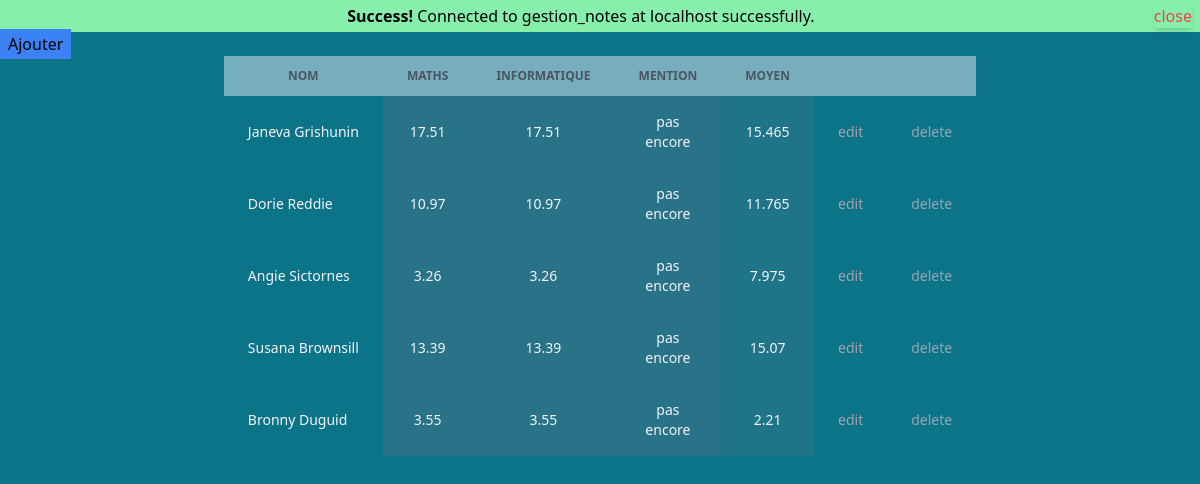
Screenshot of /test_db.php with the database file from the repository.
### tables this page shows
CREATE TABLE IF NOT EXISTS Etudiant (
    id INT AUTO_INCREMENT,
    nom VARCHAR(255) NOT NULL,
    maths FLOAT NOT NULL,
    info FLOAT NOT NULL,
    PRIMARY KEY (id)
);

### public_html/pdoconfig.php (called while the page is built, shortened)
<?php
$host = 'localhost';
$dbname = 'gestion_notes';

### test_db.php (the view, shortened to what this page needs)
<?php
include 'public_html/databaseconnect.php';
$stmt = $conn->query("SELECT * FROM Etudiant");
$stmt->fetch(PDO::FETCH_ASSOC);
?>
<!DOCTYPE html>
<html lang="en">
<head>
    <link rel="stylesheet" href="style.css">
</head>
<body>
    <a href="?new=true" class="px-2 py-1 bg-blue-500">Ajouter</a>
    <table class="w-full text-sm text-left  text-gray-400 sm:w-1/2 mx-auto">
        <thead class="text-xs bg-slate-200/50 uppercase  text-gray-600">
            <tr>
                <th scope="col" class="px-6 py-3 text-center">
                    Nom
                </th>
                <th scope="col" class="px-6 py-3 text-center">
                    Maths
                </th>
                <th scope="col" class="px-6 py-3 text-center">
                    informatique
                </th>
                <th scope="col" class="px-6 py-3 text-center">
                    mention
                </th>
                <th scope="col" class="px-6 py-3 text-center">
                    Moyen
                </th>
                <th scope="col" class="px-6 py-3">
                </th>
                <th scope="col" class="px-6 py-3">
                </th>
            </tr>
        </thead>
        <tbody>
            <?php
            while ($row = $stmt->fetch(PDO::FETCH_ASSOC)) {
            ?>
                <tr class="bg-brand/20">
                    <th scope="row" class="px-6 py-4 font-medium text-gray-100  whitespace-nowrap">
                        <?php echo $row['nom']; ?>
                    </th>
                    <td class="px-6 py-4 text-gray-100 bg-gray-500/30 text-center">
                        <?php echo $row['info']; ?>
                    </td>
                    <td class="px-6 py-4 text-gray-100 bg-gray-500/30 text-center">
                        <?php echo $row['info']; ?>
                    </td>
                    <td class="px-6 py-4 text-gray-100 bg-gray-500/30 text-center">
                        <?php echo 'pas encore'; ?>
                    </td>
                    <td class="px-6 py-4 text-gray-100 bg-gray-500/20 text-center">
                        <?php echo ($row['maths'] + $row["info"]) / 2; ?>
                    </td>
                    <td class="px-6 py-4">
                        <?php
                        echo '<a href="?edit=' . $row['id'] . '">edit</a>
';
                        ?>
                    </td>
                    <td class="px-6 py-4 text-right">
                        <?php
                        echo '<a href="?delete=' . $row['id'] . '">delete</a>
';
                        ?>
                    </td>
                </tr>
            <?php } ?>
        </tbody>
    </table>
</body>
</html>

### public_html/databaseconnect.php (shortened to what this page needs)
<?php
require_once 'public_html/pdoconfig.php';
try {
    if ($_SESSION["visited"] != 1) {
        echo "
    <div class='bg-green-300 text-center px-2 py-1'>
        <strong>Success!</strong> Connected to $dbname at $host successfully."; ?>
        <button class='text-red-500 float-right ' onclick="this.parentElement.style.display='none';">close</button><?php
                                                                                                                    echo "</div>";
                                                                                                                }
                                                                                                            } catch (PDOException $pe) {
                                                                                                                die("Could not connect to the database  $dbname :" . $pe->getMessage());
                                                                                                            }

### style.css (style rules this page uses)
html { line-height: 1.5; -webkit-text-size-adjust: 100%; -moz-tab-size: 4; -o-tab-size: 4; tab-size: 4; font-family: ui-sans-serif, system-ui, -apple-system, BlinkMacSystemFont, "Segoe UI", Roboto, "Helvetica Neue", Arial, "Noto Sans", sans-serif, "Apple Color Emoji", "Segoe UI Emoji", "Segoe UI Symbol", "Noto Color Emoji"; }
body { margin: 0; line-height: inherit; }
a { color: inherit; text-decoration: inherit; }
b, strong { font-weight: bolder; }
table { text-indent: 0; border-color: inherit; border-collapse: collapse; }
button, input, optgroup, select, textarea { font-family: inherit; font-size: 100%; line-height: inherit; color: inherit; margin: 0; padding: 0; }
button, select { text-transform: none; }
button, [type='button'], [type='reset'], [type='submit'] { -webkit-appearance: button; background-color: transparent; background-image: none; }
button, [role="button"] { cursor: pointer; }
body { --tw-bg-opacity: 1; background-color: rgb(12 116 137 / var(--tw-bg-opacity)); }
button { --tw-shadow: 0 4px 6px -1px rgb(0 0 0 / 0.1), 0 2px 4px -2px rgb(0 0 0 / 0.1); --tw-shadow-colored: 0 4px 6px -1px var(--tw-shadow-color), 0 2px 4px -2px var(--tw-shadow-color); box-shadow: var(--tw-ring-offset-shadow, 0 0 #0000), var(--tw-ring-shadow, 0 0 #0000), var(--tw-shadow); }
.float-right { float: right; }
.mx-auto { margin-left: auto; margin-right: auto; }
.w-full { width: 100%; }
.whitespace-nowrap { white-space: nowrap; }
.bg-slate-200\/50 { background-color: rgb(226 232 240 / 0.5); }
.bg-brand\/20 { background-color: rgb(12 116 137 / 0.2); }
.bg-gray-500\/20 { background-color: rgb(107 114 128 / 0.2); }
.bg-gray-500\/30 { background-color: rgb(107 114 128 / 0.3); }
.bg-green-300 { --tw-bg-opacity: 1; background-color: rgb(134 239 172 / var(--tw-bg-opacity)); }
.bg-blue-500 { --tw-bg-opacity: 1; background-color: rgb(59 130 246 / var(--tw-bg-opacity)); }
.px-6 { padding-left: 1.5rem; padding-right: 1.5rem; }
.px-2 { padding-left: 0.5rem; padding-right: 0.5rem; }
.py-1 { padding-top: 0.25rem; padding-bottom: 0.25rem; }
.py-3 { padding-top: 0.75rem; padding-bottom: 0.75rem; }
.py-4 { padding-top: 1rem; padding-bottom: 1rem; }
.text-left { text-align: left; }
.text-center { text-align: center; }
.text-right { text-align: right; }
.text-sm { font-size: 0.875rem; line-height: 1.25rem; }
.text-xs { font-size: 0.75rem; line-height: 1rem; }
.font-medium { font-weight: 500; }
.uppercase { text-transform: uppercase; }
.text-gray-600 { --tw-text-opacity: 1; color: rgb(75 85 99 / var(--tw-text-opacity)); }
.text-gray-400 { --tw-text-opacity: 1; color: rgb(156 163 175 / var(--tw-text-opacity)); }
.text-gray-100 { --tw-text-opacity: 1; color: rgb(243 244 246 / var(--tw-text-opacity)); }
.text-red-500 { --tw-text-opacity: 1; color: rgb(239 68 68 / var(--tw-text-opacity)); }
@media (min-width: 640px) { .sm\:w-1\/2 { width: 50%; } }

### rows the page displays
etudiant: nom "Janeva Grishunin", info "17.51", ($row['maths'] + $row["info"]) / 2 "15.465"
etudiant: nom "Dorie Reddie", info "10.97", ($row['maths'] + $row["info"]) / 2 "11.765"
etudiant: nom "Angie Sictornes", info "3.26", ($row['maths'] + $row["info"]) / 2 "7.975"
etudiant: nom "Susana Brownsill", info "13.39", ($row['maths'] + $row["info"]) / 2 "15.07"
etudiant: nom "Bronny Duguid", info "3.55", ($row['maths'] + $row["info"]) / 2 "2.21"

### other values shown
$dbname "gestion_notes"
$host "localhost"
